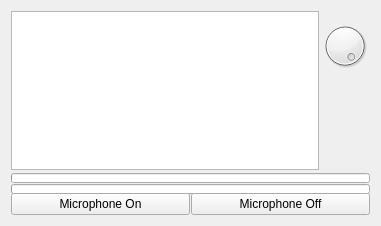
<?xml version="1.0" encoding="UTF-8"?>
<ui version="4.0">
 <class>InputSystem</class>
 <widget class="QWidget" name="InputSystem">
  <property name="geometry">
   <rect>
    <x>0</x>
    <y>0</y>
    <width>381</width>
    <height>226</height>
   </rect>
  </property>
  <property name="windowTitle">
   <string>Input</string>
  </property>
  <layout class="QVBoxLayout" name="verticalLayout">
   <property name="spacing">
    <number>1</number>
   </property>
   <item>
    <layout class="QHBoxLayout" name="horizontalLayout">
     <item>
      <widget class="QListWidget" name="listWidget"/>
     </item>
     <item>
      <layout class="QVBoxLayout" name="verticalLayout_2">
       <item>
        <widget class="QDial" name="vol">
         <property name="maximumSize">
          <size>
           <width>70</width>
           <height>70</height>
          </size>
         </property>
         <property name="minimum">
          <number>-1</number>
         </property>
         <property name="maximum">
          <number>100</number>
         </property>
         <property name="value">
          <number>100</number>
         </property>
        </widget>
       </item>
       <item>
        <widget class="QLabel" name="pmicoff">
         <property name="maximumSize">
          <size>
           <width>50</width>
           <height>50</height>
          </size>
         </property>
         <property name="text">
          <string/>
         </property>
         <property name="pixmap">
          <pixmap resource="res.qrc">:/images/micoff.png</pixmap>
         </property>
         <property name="scaledContents">
          <bool>true</bool>
         </property>
        </widget>
       </item>
       <item>
        <widget class="QLabel" name="pmicon">
         <property name="maximumSize">
          <size>
           <width>50</width>
           <height>50</height>
          </size>
         </property>
         <property name="text">
          <string/>
         </property>
         <property name="pixmap">
          <pixmap resource="res.qrc">:/images/micon.png</pixmap>
         </property>
         <property name="scaledContents">
          <bool>true</bool>
         </property>
        </widget>
       </item>
      </layout>
     </item>
    </layout>
   </item>
   <item>
    <widget class="QProgressBar" name="left">
     <property name="minimumSize">
      <size>
       <width>0</width>
       <height>10</height>
      </size>
     </property>
     <property name="maximumSize">
      <size>
       <width>16777215</width>
       <height>5</height>
      </size>
     </property>
     <property name="maximum">
      <number>32768</number>
     </property>
     <property name="value">
      <number>24</number>
     </property>
     <property name="textVisible">
      <bool>false</bool>
     </property>
    </widget>
   </item>
   <item>
    <widget class="QProgressBar" name="right">
     <property name="minimumSize">
      <size>
       <width>0</width>
       <height>10</height>
      </size>
     </property>
     <property name="maximumSize">
      <size>
       <width>16777215</width>
       <height>5</height>
      </size>
     </property>
     <property name="maximum">
      <number>32768</number>
     </property>
     <property name="value">
      <number>24</number>
     </property>
     <property name="textVisible">
      <bool>false</bool>
     </property>
    </widget>
   </item>
   <item>
    <layout class="QHBoxLayout" name="horizontalLayout_2">
     <item>
      <widget class="QPushButton" name="micon">
       <property name="text">
        <string>Microphone On</string>
       </property>
      </widget>
     </item>
     <item>
      <widget class="QPushButton" name="micoff">
       <property name="text">
        <string>Microphone Off</string>
       </property>
      </widget>
     </item>
    </layout>
   </item>
  </layout>
 </widget>
 <resources>
  <include location="res.qrc"/>
 </resources>
 <connections/>
</ui>
